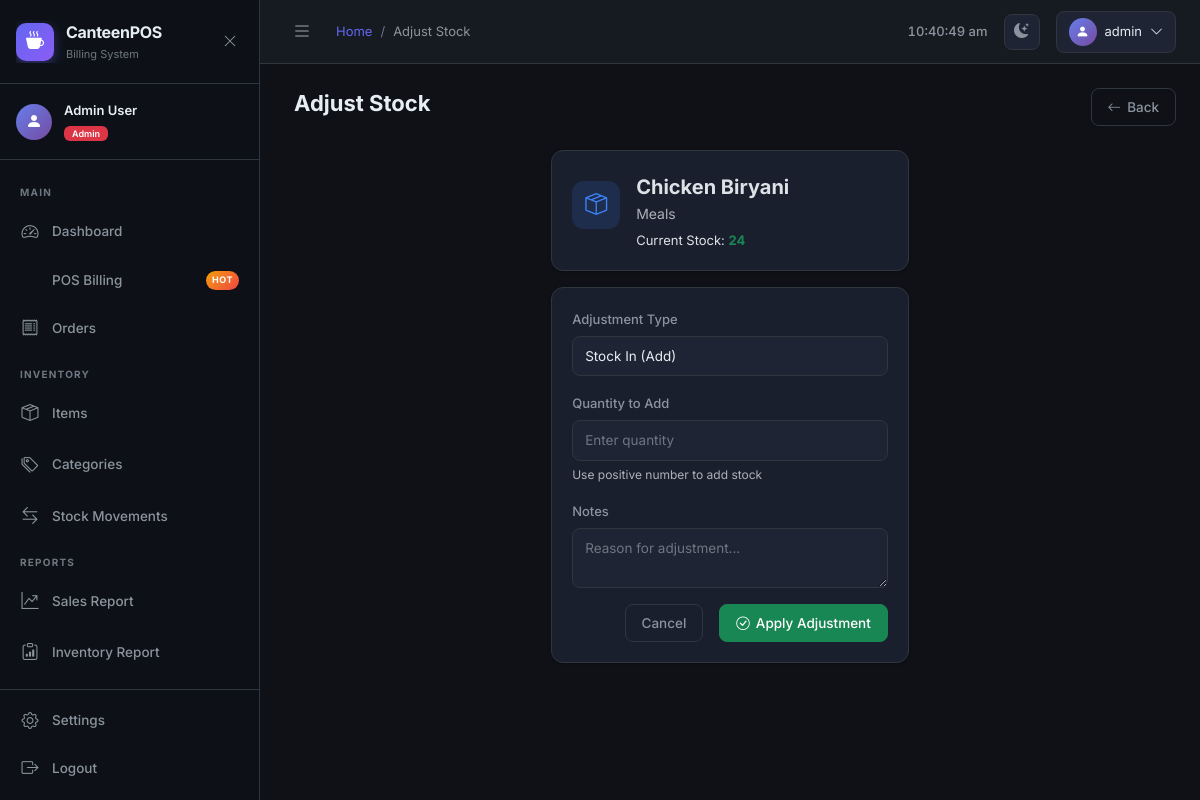
Page /inventory/items/10/adjust/ (signed in) on the committed database.
### billing/models.py (models this page shows, shortened)
class Item(models.Model):
    name = models.CharField(max_length=200)
    category = models.ForeignKey(Category, on_delete=models.PROTECT, related_name='items')
    price = models.DecimalField(max_digits=10, decimal_places=2)
    cost_price = models.DecimalField(max_digits=10, decimal_places=2, default=0)
    stock_quantity = models.IntegerField(default=0)
    min_stock_level = models.IntegerField(default=5)  # low stock alert threshold
    barcode = models.CharField(max_length=100, blank=True, unique=True, null=True)
    description = models.TextField(blank=True)
    image = models.ImageField(upload_to='items/', null=True, blank=True)
    is_active = models.BooleanField(default=True)
    tax_rate = models.DecimalField(max_digits=5, decimal_places=2, default=0)  # percentage
    created_at = models.DateTimeField(auto_now_add=True)
    updated_at = models.DateTimeField(auto_now=True)
    @property
    def is_low_stock(self):
        return self.stock_quantity <= self.min_stock_level
    class Meta:
        ordering = ['name']

class Category(models.Model):
    name = models.CharField(max_length=100, unique=True)
    description = models.TextField(blank=True)
    color = models.CharField(max_length=7, default='#6366f1')  # hex color for UI
    icon = models.CharField(max_length=50, default='bi-grid')  # Bootstrap icon class
    is_active = models.BooleanField(default=True)
    created_at = models.DateTimeField(auto_now_add=True)
    updated_at = models.DateTimeField(auto_now=True)
    class Meta:
        verbose_name_plural = 'Categories'
        ordering = ['name']

### inventory/views.py (the view)
    def wrapper(request, *args, **kwargs):
        if not request.user.is_authenticated:
            return redirect('login')
        role = get_user_role(request.user)
        if role not in ('admin', 'manager') and not request.user.is_superuser:
            messages.error(request, "Access denied. Manager or Admin role required.")
            return redirect('dashboard')
        return view_func(request, *args, **kwargs)

### inventory/views.py (called while the page is built, shortened)
def get_user_role(user):
    try:
        return user.profile.role
    except:
        return 'cashier'

def manager_required(view_func):
    def wrapper(request, *args, **kwargs):
        if not request.user.is_authenticated:
            return redirect('login')
        role = get_user_role(request.user)
        if role not in ('admin', 'manager') and not request.user.is_superuser:
            messages.error(request, "Access denied. Manager or Admin role required.")
            return redirect('dashboard')
        return view_func(request, *args, **kwargs)
    return wrapper

@login_required
@manager_required
def stock_adjust(request, item_id):
    item = get_object_or_404(Item, id=item_id)
    return render(request, 'inventory/stock_adjust.html', {'item': item})

### templates/inventory/stock_adjust.html (shortened to what this page needs)
{% extends 'base.html' %}
{% block page_title %}Adjust Stock{% endblock %}
{% block content %}
<div class="fade-in">
    <div class="page-header">
        <h1> Adjust Stock</h1>
        <a href="{% url 'item_list' %}" class="btn btn-outline-secondary"><i class="bi bi-arrow-left"></i> Back</a>
    </div>
    <div class="row justify-content-center">
        <div class="col-md-5">
            <div class="card mb-3">
                <div class="card-body d-flex align-items-center gap-3">
                    <div class="stat-icon info"><i class="bi bi-box-seam"></i></div>
                    <div>
                        <div class="fw-bold fs-5">{{ item.name }}</div>
                        <div class="text-muted">{{ item.category.name }}</div>
                        <div style="font-size:13px;margin-top:4px;">
                            Current Stock: <strong class="{% if item.is_low_stock %}text-warning{% else %}text-success{% endif %}">{{ item.stock_quantity }}</strong>
                        </div>
                    </div>
                </div>
            </div>
            <div class="card">
                <div class="card-body">
                    <form method="post">
                        <div class="row g-3">
                            <div class="col-12">
                                <label class="form-label">Adjustment Type</label>
                                <select name="change_type" class="form-select" id="changeType" onchange="updateQtyLabel()">
                                    <option value="in">Stock In (Add)</option>
                                </select>
                            </div>
                            <div class="col-12">
                                <label class="form-label" id="qtyLabel">Quantity to Add</label>
                                <input type="number" name="quantity" class="form-control" required id="qtyInput"
                                       placeholder="Enter quantity">
                                <div class="text-muted mt-1" style="font-size:12px;" id="qtyHint">
                                    Use positive number to add stock
                                </div>
                            </div>
                            <div class="col-12">
                                <label class="form-label">Notes</label>
                                <textarea name="notes" class="form-control" rows="2" placeholder="Reason for adjustment..."></textarea>
                            </div>
                            <div class="col-12 d-flex gap-3 justify-content-end">
                                <a href="{% url 'item_list' %}" class="btn btn-outline-secondary">Cancel</a>
                                <button type="submit" class="btn btn-success">
                                    <i class="bi bi-check-circle"></i> Apply Adjustment
                                </button>
                            </div>
                        </div>
                    </form>
                </div>
            </div>
        </div>
    </div>
</div>
{% endblock %}

### templates/base.html (shortened to what this page needs)
<!DOCTYPE html>
<html lang="en" data-theme="dark" data-bs-theme="dark">
<head>
    <link href="https://cdn.jsdelivr.net/npm/bootstrap@5.3.2/dist/css/bootstrap.min.css" rel="stylesheet">
    <link href="https://cdn.jsdelivr.net/npm/bootstrap-icons@1.11.3/font/bootstrap-icons.css" rel="stylesheet">
    <link href="/static/css/main.css" rel="stylesheet">
</head>
<body>
{% if user.is_authenticated %}
<nav class="sidebar" id="sidebar">
    <div class="sidebar-header">
        <div class="sidebar-brand">
            <div class="brand-icon">
                <i class="bi bi-cup-hot-fill"></i>
            </div>
            <div class="brand-text">
                <span class="brand-name">CanteenPOS</span>
                <span class="brand-sub">Billing System</span>
            </div>
        </div>
        <button class="sidebar-toggle" id="sidebarToggle">
            <i class="bi bi-x-lg"></i>
        </button>
    </div>
    <div class="sidebar-user">
        <div class="user-avatar">
            <i class="bi bi-person-fill"></i>
        </div>
        <div class="user-info">
            <div class="user-name">{{ user.get_full_name|default:user.username }}</div>
            <div class="user-role">
                {% if user.profile.role == 'admin' %}
                    <span class="badge bg-danger">Admin</span>
                {% elif user.profile.role == 'manager' %}
                    <span class="badge bg-warning">Manager</span>
                {% else %}
                    <span class="badge bg-info">Cashier</span>
                {% endif %}
            </div>
        </div>
    </div>
    <ul class="sidebar-nav">
        <li class="nav-section-label">Main</li>
        <li class="nav-item">
            <a href="{% url 'dashboard' %}" class="nav-link {% if request.resolver_match.url_name == 'dashboard' %}active{% endif %}">
                <i class="bi bi-speedometer2"></i>
                <span>Dashboard</span>
            </a>
        </li>
        <li class="nav-item">
            <a href="{% url 'pos' %}" class="nav-link {% if request.resolver_match.url_name == 'pos' %}active{% endif %}">
                <span>POS Billing</span>
                <span class="nav-badge">HOT</span>
            </a>
        </li>
        <li class="nav-item">
            <a href="{% url 'order_list' %}" class="nav-link {% if request.resolver_match.url_name == 'order_list' %}active{% endif %}">
                <i class="bi bi-receipt"></i>
                <span>Orders</span>
            </a>
        </li>
        {% if user.profile.role in 'admin,manager' or user.is_superuser %}
        <li class="nav-section-label">Inventory</li>
        <li class="nav-item">
            <a href="{% url 'item_list' %}" class="nav-link {% if 'item' in request.resolver_match.url_name %}active{% endif %}">
                <i class="bi bi-box-seam"></i>
                <span>Items</span>
            </a>
        </li>
        <li class="nav-item">
            <a href="{% url 'category_list' %}" class="nav-link {% if 'category' in request.resolver_match.url_name %}active{% endif %}">
                <i class="bi bi-tags"></i>
                <span>Categories</span>
            </a>
        </li>
        <li class="nav-item">
            <a href="{% url 'movement_history' %}" class="nav-link {% if 'movement' in request.resolver_match.url_name %}active{% endif %}">
                <i class="bi bi-arrow-left-right"></i>
                <span>Stock Movements</span>
            </a>
        </li>
        <li class="nav-section-label">Reports</li>
        <li class="nav-item">
            <a href="{% url 'sales_report' %}" class="nav-link {% if 'sales' in request.resolver_match.url_name %}active{% endif %}">
                <i class="bi bi-graph-up-arrow"></i>
                <span>Sales Report</span>
            </a>
        </li>
        <li class="nav-item">
            <a href="{% url 'inventory_report' %}" class="nav-link {% if 'inventory_report' == request.resolver_match.url_name %}active{% endif %}">
                <i class="bi bi-clipboard-data"></i>
                <span>Inventory Report</span>
            </a>
        </li>
        {% endif %}
    </ul>
    <div class="sidebar-footer">
        <a href="{% url 'profile' %}" class="nav-link">
            <i class="bi bi-gear"></i>
            <span>Settings</span>
        </a>
        <a href="{% url 'logout' %}" class="nav-link text-danger">
            <i class="bi bi-box-arrow-right"></i>
            <span>Logout</span>
        </a>
    </div>
</nav>
<div class="main-wrapper" id="mainWrapper">
    <header class="topbar">
        <div class="topbar-left">
            <button class="sidebar-toggle-btn" id="sidebarToggleBtn">
                <i class="bi bi-list"></i>
            </button>
            <nav aria-label="breadcrumb">
                <ol class="breadcrumb mb-0">
                    {% block breadcrumb %}
                    <li class="breadcrumb-item"><a href="{% url 'dashboard' %}">Home</a></li>
                    <li class="breadcrumb-item active">{% block page_title %}Dashboard{% endblock %}</li>
                    {% endblock %}
                </ol>
            </nav>
        </div>
        <div class="topbar-right">
            <div class="topbar-time" id="topbarTime"></div>
            <button class="theme-toggle" id="themeToggle" title="Toggle theme">
            </button>
            <div class="dropdown">
                <button class="user-dropdown" data-bs-toggle="dropdown">
                    <div class="user-avatar-sm">
                        <i class="bi bi-person-fill"></i>
                    </div>
                    <span>{{ user.username }}</span>
                    <i class="bi bi-chevron-down"></i>
                </button>
            </div>
        </div>
    </header>
    <main class="page-content">
        {% block content %}{% endblock %}
    </main>
</div>
{% else %}
{% block auth_content %}{% endblock %}
{% endif %}
</body>
</html>

### rows in the picture
Item: name "Chicken Biryani", category.name "Meals", stock_quantity "24"

### other values in the picture
{{ user.get_full_name|default:user.username }} "Admin User"
{{ user.username }} "admin"
